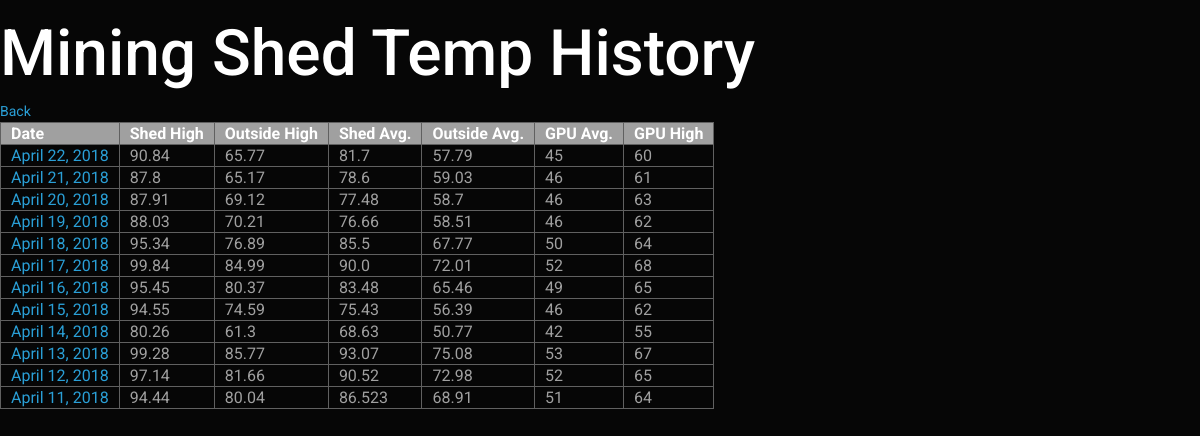
The app's page /history_list, older data.
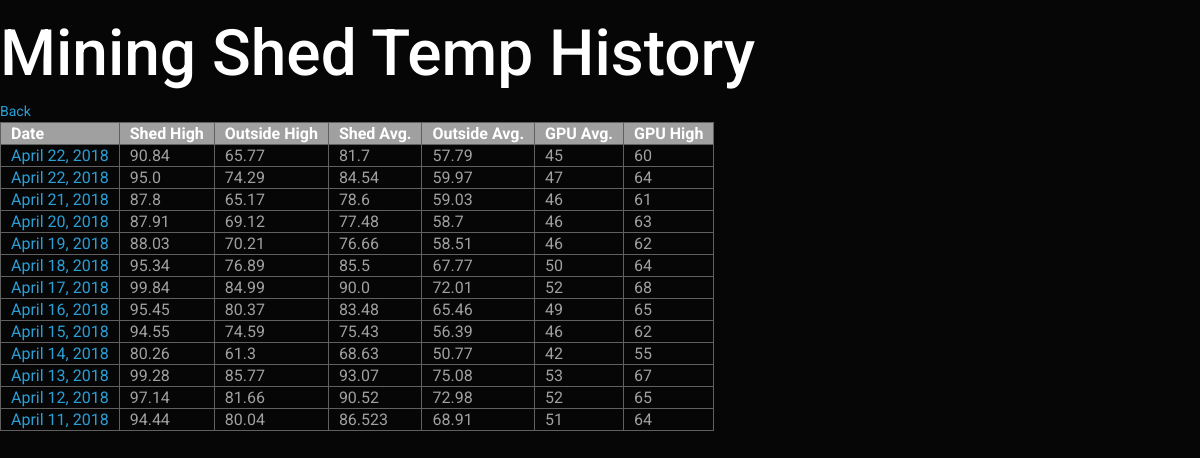
The same page, newer data.
### temp/models.py (models this page shows)
class History(models.Model):
        class Meta:
                ordering = ['-date']
	date = models.DateField()
	avgshed = models.FloatField()
	highshed = models.FloatField()
        avgouts = models.FloatField()
	highouts = models.FloatField()
        avggpu = models.IntegerField()
        highgpu = models.IntegerField()
	starttime = models.DateTimeField()
        endtime = models.DateTimeField(default=timezone.now)
	def __str__(self):
		return self.date.strftime("%m/%d/%Y")

### temp/views.py (the view)
# urls.py: url(r'history_list', views.history_list, name='history_list'),
def history_list(request):
	historys = History.objects.all().order_by('-date')
	return render(request, 'temp/history_list.html', {'historys': historys})

### temp/templates/temp/history_list.html (shortened to what this page needs)
<html>
<head>
</head>
<link rel="stylesheet" href="https://bootswatch.com/4/cyborg/bootstrap.min.css">
<link rel="stylesheet" href="https://bootswatch.com/4/cyborg/bootstrap.css">
<body bgcolor="#000000">
<p>
<div>
 <h1><FONT COLOR="#FFFFFF">Mining Shed Temp History</FONT></h1>
</div>
<a href="..">Back</a>
<table>
 <tr>
  <th bgcolor="#A0A0A0">Date</th>
  <th bgcolor="#A0A0A0">Shed High</th>
  <th bgcolor="#A0A0A0">Outside High</th>
  <th bgcolor="#A0A0A0">Shed Avg.</th>
  <th bgcolor="#A0A0A0">Outside Avg.</th>
  <th bgcolor="#A0A0A0">GPU Avg.</th>
  <th bgcolor="#A0A0A0">GPU High</th>
 </tr>
{% for history in historys %}
 <tr>
  <td> <FONT COLOR="#A0A0A0"><a href="{% url 'history_graph' date=history.date %}">{{ history.date }}</a></FONT></td>
  <td> <FONT COLOR="#A0A0A0">{{ history.highshed }}</FONT></td>
  <td> <FONT COLOR="#A0A0A0">{{ history.highouts }}</FONT></td>
  <td> <FONT COLOR="#A0A0A0">{{ history.avgshed }}</FONT></td>
  <td> <FONT COLOR="#A0A0A0">{{ history.avgouts }}</FONT></td>
  <td> <FONT COLOR="#A0A0A0">{{ history.avggpu }}</FONT></td>
  <td> <FONT COLOR="#A0A0A0">{{ history.highgpu }}</FONT></td>
 </tr>
{% endfor %}
</table>
</html>

Row changes from the older to the newer data that the page shows:
added History: date "April 22, 2018", highshed "95.0", highouts "74.29", avgshed "84.54", avgouts "59.97", avggpu "47", highgpu "64"
